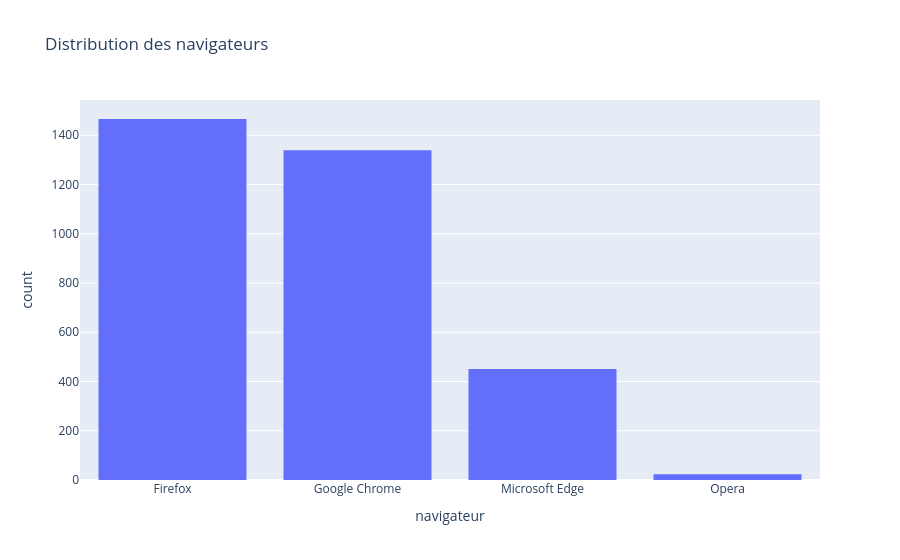

The notebook cell saved with this chart:
### Markdown cell above
#### Stats navigateur

### Code cell
@markdown_table(title="Navigateur par utilisateur", headNtail=True)
def browsers_per_player(df):
    return df.groupby("util")["navigateur"].value_counts().unstack(fill_value=0)
    # Afficher ici pour chaque utilisateur (en ligne) le nombre de fois qu'il a utilisé chaque navigateur (en colonne)
browsers_per_player(features_train)

def get_browser_distribution(df):
    return df["navigateur"].value_counts(normalize=True)

def print_browser_distribution(df):
    distribution = get_browser_distribution(df)
    index = distribution.index
    values = distribution.values
    plt.bar(index, values)
    plt.title("Distribution des navigateurs")
    plt.show()

# print_browser_distribution(features_train)
fig = px.histogram(features_train["navigateur"], x="navigateur", title="Distribution des navigateurs")
fig.show()
# TODO: inspecter d'autre statistiques du jeu de données (la variable dépendante Y sera inspecté dans la prochaine cellule)

### Figure 1 — Plotly figure (JSON) as saved in the notebook; plotly's stock layout.template omitted (floating-point values rounded to 4 significant figures; data arrays with more than 128 entries replaced by an {"elided": "..."} marker saying what was removed)
{"data": [{"bingroup": "x", "hovertemplate": "navigateur=%{x}<br>count=%{y}<extra></extra>", "legendgroup": "", "marker": {"color": "#636efa", "pattern": {"shape": ""}}, "name": "", "orientation": "v", "showlegend": false, "type": "histogram", "x": {"elided": "3279 str values"}, "xaxis": "x", "yaxis": "y"}], "layout": {"barmode": "relative", "legend": {"tracegroupgap": 0}, "title": {"text": "Distribution des navigateurs"}, "xaxis": {"anchor": "y", "domain": [0, 1], "title": {"text": "navigateur"}}, "yaxis": {"anchor": "x", "domain": [0, 1], "title": {"text": "count"}}}}
